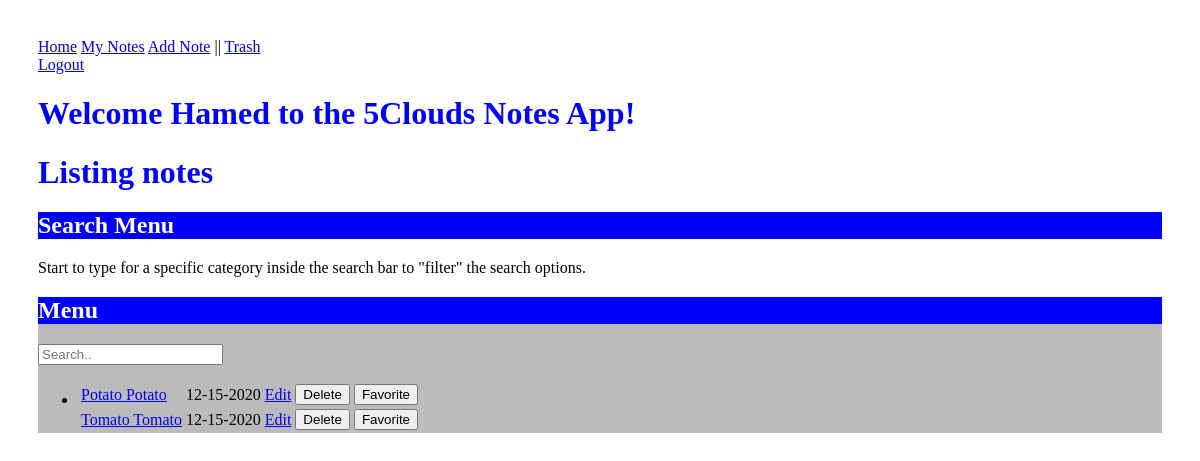
The page /notes (signed in) on the database as committed earlier.
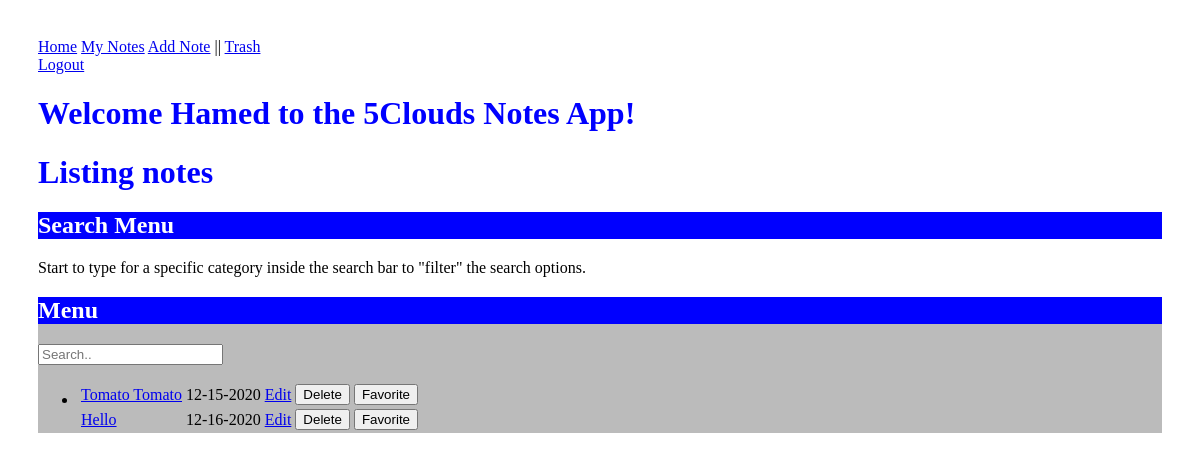
The same page on the database as committed later.
### models.py (models this page shows, shortened)
class Note(db.Model):
    id = db.Column("id", db.Integer, primary_key=True)
    title = db.Column("title", db.String(200))
    text = db.Column("text", db.String(100))
    date = db.Column("date", db.String(50))
    user_id = db.Column(db.Integer, db.ForeignKey("user.id"), nullable=False)
    comments = db.relationship("Comment", backref="note", cascade="all, delete-orphan", lazy=True)

### 5clouds.py (the view)
@app.route('/notes')
def get_notes():
    if session.get('user'):
        my_notes = db.session.query(Note).filter_by(user_id=session['user_id']).all()
        return render_template('notes.html', notes=my_notes, user=session['user'])
    else:
        return redirect(url_for('login'))

### templates/notes.html (shortened to what this page needs)
<!DOCTYPE html>
<html lang="en">
    <head>
        <link rel="stylesheet" href="{{ url_for('static', filename='main1.css') }}">
        <nav>
            <a href="{{ url_for('index') }}"> Home</a>
            <a href="{{ url_for('get_notes') }}"> My Notes</a>
            <a href="{{ url_for('new_note') }}"> Add Note</a> ||
            <a href="{{ url_for('get_trash') }}"> Trash</a>
       </nav>
        <nav>
            <a href="{{ url_for('logout') }}"> Logout</a>
        </nav>
    </head>
    <body>
        <h1>Welcome {{user}} to the 5Clouds Notes App!</h1>
        <h1>Listing notes</h1>
	<h2>Search Menu</h2>
	<p>Start to type for a specific category inside the search bar to "filter" the search options.</p>
	<div class="row">
 	 <div class="left" style="background-color:#bbb;">
   	 <h2>Menu</h2>
   	 <input type="text" id="mySearch" onkeyup="myFunction()" placeholder="Search.." title="Type in a category">
  	  <ul id="myNotes">
   	   <li><table>
            {% for note in notes %}
            <tr>
                <td><a href="{{ url_for('get_note', note_id=note.id) }}">{{ note.title }}</a></td>
                <td>{{ note.date }}</td>
                                <td class="a"><a href="{{ url_for('update_note', note_id=note.id) }}">Edit</a></td>
                <td class="a">
                    <form action="{{ url_for('delete_note', note_id=note.id) }}" method="post">
                        <input type="submit" value="Delete">
                    </form>
                </td>
                <td class="a">
                        <input onclick="change()" type="button" value="Favorite" id="favorite"></input>
                </td>
            </tr>
            {% endfor %}
        </table>
</li>
  	  </ul>
 	 </div>
    </body>
</html>

### static/main1.css (style rules this page uses)
body { padding: 30px 30px; }
h1 { color:blue; }
h2 { color:white; background:blue; }

Rows that differ between the two databases and show on the page:
removed Note: title "Potato Potato", date "12-15-2020"
added Note: title "Hello", date "12-16-2020"
